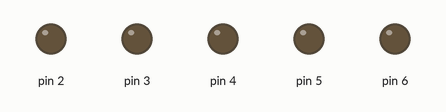
Bench run of a sketch on a simulated Arduino Uno, built with avr-gcc and run on an emulated ATmega328P. Shown: output pins drawn as LEDs (lit = HIGH).

Above: at 0.2 s.
At 0.7 s:
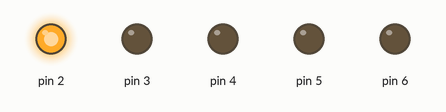
At 1.7 s:
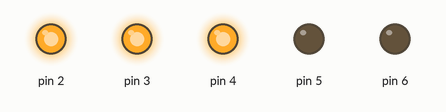
At 3.2 s:
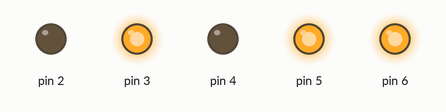
At 4.7 s:
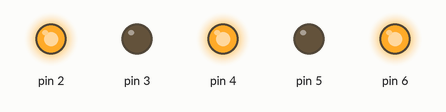
At 6.2 s:
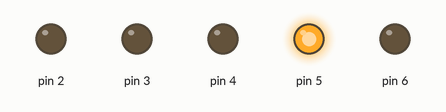
Timing chart, 0 to 6.5 s (numbered marks = the images above):
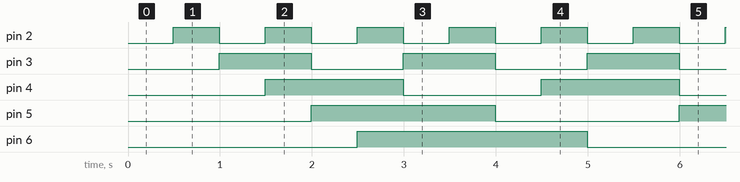

The sketch:

LedCascade.ino
```cpp
// Количество управляемых светодиодов
#define NUM_LEDS 5

// Структура для хранения состояния каждого светодиода
struct LedState {
  volatile uint16_t counter; // Текущий счетчик тиков
  const uint16_t period;     // Период переключения в тиках
};

// Массив для хранения состояний всех светодиодов и их периодов
LedState leds[NUM_LEDS] = {
  {0, 50},
  {0, 100},
  {0, 150},
  {0, 200},
  {0, 250}
};

void setup() {
  // 1. Настройка пинов порта D (PD2-PD6) как выходов
  // Устанавливаем биты 2, 3, 4, 5, 6 регистра DDRD в '1'
  DDRD |= (1<<PD2)|(1<<PD3)|(1<<PD4)|(1<<PD5)|(1<<PD6);

  // 2. Настройка Timer1 для генерации прерывания
  cli(); // Отключить прерывания на время настройки

  // Сброс регистров управления таймером
  TCCR1A = 0;
  TCCR1B = 0;
  TCNT1 = 0;

  TCCR1B |= (1 << WGM12); // Режим CTC
  TCCR1B |= (1 << CS12);  // Предделитель 256

  // Установка значения для сравнения (OCR1A) для частоты 100 Гц
  // OCR1A = (16,000,000 / (256 * 100)) - 1 = 624
  OCR1A = 624;

  // Разрешение прерывания по совпадению с OCR1A
  TIMSK1 |= (1 << OCIE1A);

  sei(); // Включить прерывания
}

// Обработчик прерывания по совпадению с OCR1A для Timer1
ISR(TIMER1_COMPA_vect) {
  for (uint8_t i = 0; i < NUM_LEDS; i++) {
    leds[i].counter++;

    if (leds[i].counter >= leds[i].period) {
      leds[i].counter = 0;
      // Инвертируем состояние пина (i + 2) порта D.
      PORTD ^= (1 << (i + 2));
    }
  }
}

void loop() {
}
```

Measured:
- by itself, pin 2: alternates HIGH for 0.50 s and LOW for 0.50 s
- by itself, pin 3: alternates HIGH for 1.0 s and LOW for 1.0 s
- by itself, pin 4: alternates HIGH for 1.5 s and LOW for 1.5 s
- by itself, pin 5: alternates HIGH for 2.0 s and LOW for 2.0 s
- by itself, pin 6: alternates HIGH for 2.5 s and LOW for 2.5 s
